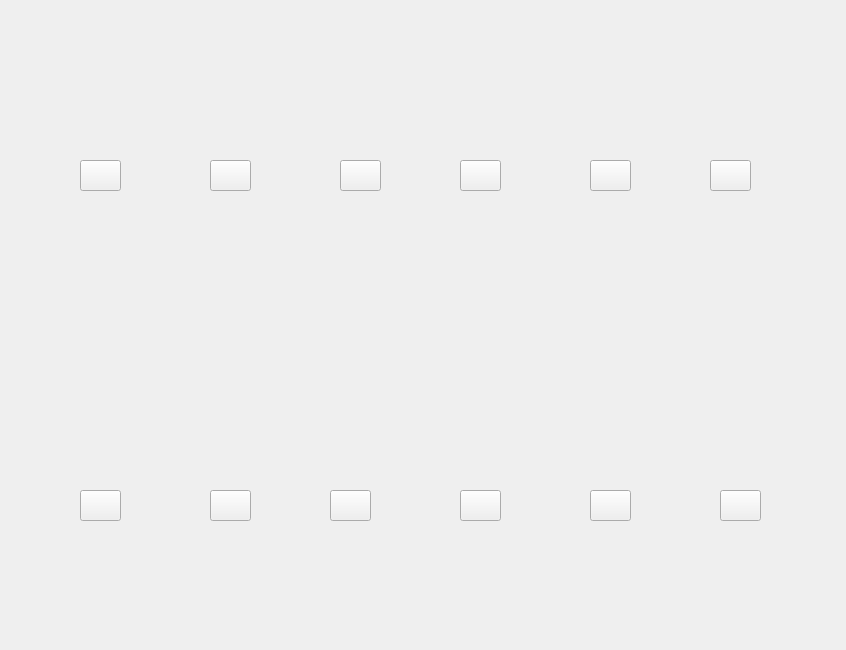
<?xml version="1.0" encoding="UTF-8"?>
<ui version="4.0">
 <class>Lot</class>
 <widget class="QWidget" name="Lot">
  <property name="geometry">
   <rect>
    <x>0</x>
    <y>0</y>
    <width>846</width>
    <height>650</height>
   </rect>
  </property>
  <property name="minimumSize">
   <size>
    <width>846</width>
    <height>0</height>
   </size>
  </property>
  <property name="windowTitle">
   <string>Form</string>
  </property>
  <property name="autoFillBackground">
   <bool>false</bool>
  </property>
  <widget class="QLabel" name="background">
   <property name="geometry">
    <rect>
     <x>0</x>
     <y>40</y>
     <width>831</width>
     <height>601</height>
    </rect>
   </property>
   <property name="styleSheet">
    <string notr="true">image: url(:/LotLayout.png);</string>
   </property>
   <property name="text">
    <string/>
   </property>
  </widget>
  <widget class="QPushButton" name="lot_12">
   <property name="geometry">
    <rect>
     <x>720</x>
     <y>490</y>
     <width>41</width>
     <height>31</height>
    </rect>
   </property>
   <property name="autoFillBackground">
    <bool>false</bool>
   </property>
   <property name="text">
    <string/>
   </property>
   <property name="autoDefault">
    <bool>false</bool>
   </property>
  </widget>
  <widget class="QPushButton" name="lot_10">
   <property name="geometry">
    <rect>
     <x>590</x>
     <y>490</y>
     <width>41</width>
     <height>31</height>
    </rect>
   </property>
   <property name="autoFillBackground">
    <bool>false</bool>
   </property>
   <property name="text">
    <string/>
   </property>
   <property name="autoDefault">
    <bool>false</bool>
   </property>
  </widget>
  <widget class="QPushButton" name="lot_8">
   <property name="geometry">
    <rect>
     <x>460</x>
     <y>490</y>
     <width>41</width>
     <height>31</height>
    </rect>
   </property>
   <property name="autoFillBackground">
    <bool>false</bool>
   </property>
   <property name="text">
    <string/>
   </property>
   <property name="autoDefault">
    <bool>false</bool>
   </property>
  </widget>
  <widget class="QPushButton" name="lot_6">
   <property name="geometry">
    <rect>
     <x>330</x>
     <y>490</y>
     <width>41</width>
     <height>31</height>
    </rect>
   </property>
   <property name="autoFillBackground">
    <bool>false</bool>
   </property>
   <property name="text">
    <string/>
   </property>
   <property name="autoDefault">
    <bool>false</bool>
   </property>
  </widget>
  <widget class="QPushButton" name="lot_4">
   <property name="geometry">
    <rect>
     <x>210</x>
     <y>490</y>
     <width>41</width>
     <height>31</height>
    </rect>
   </property>
   <property name="autoFillBackground">
    <bool>false</bool>
   </property>
   <property name="text">
    <string/>
   </property>
   <property name="autoDefault">
    <bool>false</bool>
   </property>
  </widget>
  <widget class="QPushButton" name="lot_2">
   <property name="geometry">
    <rect>
     <x>80</x>
     <y>490</y>
     <width>41</width>
     <height>31</height>
    </rect>
   </property>
   <property name="autoFillBackground">
    <bool>false</bool>
   </property>
   <property name="text">
    <string/>
   </property>
   <property name="autoDefault">
    <bool>false</bool>
   </property>
  </widget>
  <widget class="QPushButton" name="lot_11">
   <property name="geometry">
    <rect>
     <x>710</x>
     <y>160</y>
     <width>41</width>
     <height>31</height>
    </rect>
   </property>
   <property name="autoFillBackground">
    <bool>false</bool>
   </property>
   <property name="text">
    <string/>
   </property>
   <property name="autoDefault">
    <bool>false</bool>
   </property>
  </widget>
  <widget class="QPushButton" name="lot_9">
   <property name="geometry">
    <rect>
     <x>590</x>
     <y>160</y>
     <width>41</width>
     <height>31</height>
    </rect>
   </property>
   <property name="autoFillBackground">
    <bool>false</bool>
   </property>
   <property name="text">
    <string/>
   </property>
   <property name="autoDefault">
    <bool>false</bool>
   </property>
  </widget>
  <widget class="QPushButton" name="lot_7">
   <property name="geometry">
    <rect>
     <x>460</x>
     <y>160</y>
     <width>41</width>
     <height>31</height>
    </rect>
   </property>
   <property name="autoFillBackground">
    <bool>false</bool>
   </property>
   <property name="text">
    <string/>
   </property>
   <property name="autoDefault">
    <bool>false</bool>
   </property>
  </widget>
  <widget class="QPushButton" name="lot_5">
   <property name="geometry">
    <rect>
     <x>340</x>
     <y>160</y>
     <width>41</width>
     <height>31</height>
    </rect>
   </property>
   <property name="autoFillBackground">
    <bool>false</bool>
   </property>
   <property name="text">
    <string/>
   </property>
   <property name="autoDefault">
    <bool>false</bool>
   </property>
  </widget>
  <widget class="QPushButton" name="lot_3">
   <property name="geometry">
    <rect>
     <x>210</x>
     <y>160</y>
     <width>41</width>
     <height>31</height>
    </rect>
   </property>
   <property name="autoFillBackground">
    <bool>false</bool>
   </property>
   <property name="text">
    <string/>
   </property>
   <property name="autoDefault">
    <bool>false</bool>
   </property>
  </widget>
  <widget class="QPushButton" name="lot_1">
   <property name="enabled">
    <bool>true</bool>
   </property>
   <property name="geometry">
    <rect>
     <x>80</x>
     <y>160</y>
     <width>41</width>
     <height>31</height>
    </rect>
   </property>
   <property name="autoFillBackground">
    <bool>false</bool>
   </property>
   <property name="text">
    <string/>
   </property>
   <property name="autoDefault">
    <bool>false</bool>
   </property>
   <property name="default">
    <bool>false</bool>
   </property>
  </widget>
  <zorder>background</zorder>
  <zorder>lot_10</zorder>
  <zorder>lot_12</zorder>
  <zorder>lot_3</zorder>
  <zorder>lot_7</zorder>
  <zorder>lot_5</zorder>
  <zorder>lot_9</zorder>
  <zorder>lot_2</zorder>
  <zorder>lot_6</zorder>
  <zorder>lot_4</zorder>
  <zorder>lot_8</zorder>
  <zorder>lot_11</zorder>
  <zorder>lot_1</zorder>
 </widget>
 <resources/>
 <connections/>
</ui>
